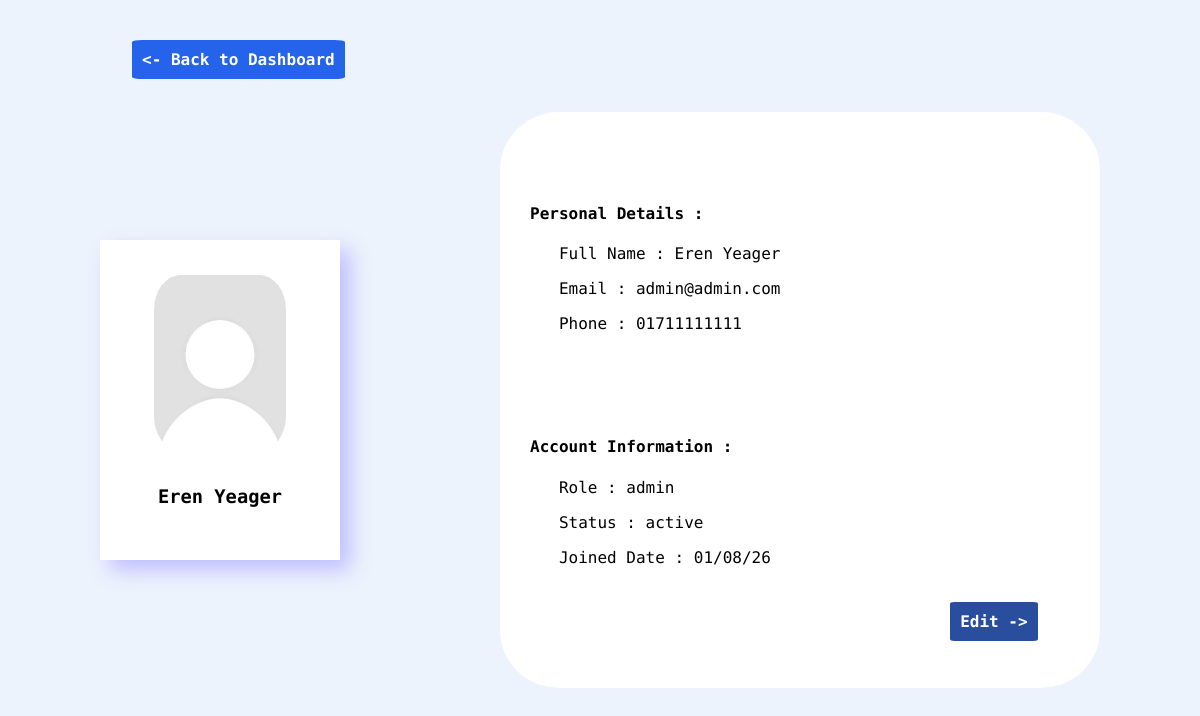
The app's page /profile.php (signed in) with its own data.
### tables this page shows
CREATE TABLE `users` (
  `user_id` int(11) NOT NULL,
  `role_id` int(11) NOT NULL,
  `full_name` varchar(65) NOT NULL,
  `profile_picture` varchar(255) DEFAULT NULL,
  `phone` varchar(12) NOT NULL,
  `email` varchar(100) NOT NULL,
  `user_password` varchar(255) NOT NULL,
  `user_status` enum('active','inactive') DEFAULT 'active',
  `created_at` timestamp NOT NULL DEFAULT current_timestamp()
);

### config/db.config.php (called while the page is built)
<?php
function dbQuery(string $query){
  $host = 'localhost';
  $port = 3308;
  $dbname = 'sme_inventory';
  $username = 'root';
  $password = '';
  $pdo = new PDO("mysql:host={$host};port={$port};dbname={$dbname}",$username,$password,[
    PDO::ATTR_ERRMODE =>  PDO::ERRMODE_EXCEPTION
    ]);
    $stmt = $pdo->prepare($query);
    $stmt->execute();
    $result = $stmt->fetchAll(PDO::FETCH_ASSOC);
    return $result;
  }
  ?>

### profile.php (the view, shortened to what this page needs)
<?php
if (!empty($_SESSION['user_id'])) :
  include __DIR__ . '/views/header.php';
  include __DIR__ . '/config/db.config.php';
  if (!empty($_GET['id'])) {
    $id = (int) $_GET['id'];
  } else {
    $id = (int) $_SESSION['user_id'];
  }
  $result = dbQuery("SELECT * FROM users WHERE users.user_id = {$id}");
?>
  <div class="profile_container">
    <div class="left_side">
      <div class="top">
        <?php if ($result[0]['profile_picture'] != NULL) : ?>
          <img src="uploads/<?= $result[0]['profile_picture'] ?>" alt="pp">
        <?php else :  ?>
          <img src="uploads/default.jpeg" alt="pp">
        <?php endif; ?>
      </div>
      <h3>
        <?php echo $result[0]['full_name'] ?>
      </h3>
    </div>
    <div class="right_side">
      <div class="top">
        <h4>Personal Details :</h4>
        <p>&emsp;&emsp; Full Name : <?= $result[0]['full_name'] ?></p>
        <p>&emsp;&emsp; Email : <?= $result[0]['email'] ?> </p>
        <p>&emsp;&emsp; Phone : <?= $result[0]['phone'] ?></p>
      </div>
      <div class="bottom">
        <h4>Account Information :</h4>
        <p>&emsp;&emsp; Role : <?= $_SESSION['role_name'] ?></p>
        <p>&emsp;&emsp; Status : <?= $result[0]['user_status'] ?> </p>
        <?php $time = strtotime($result[0]['created_at']) ?>
        <p>&emsp;&emsp; Joined Date : <?= date('d/m/y', $time) ?></p>
        <br>
        <div>
          <a class="edit_option" href="edit_profile.php?id=<?= $id ?>">Edit -></a>
        </div>
      </div>
    </div>
    <a class="back_to_dashboard" href="dashboard.php"><- Back to Dashboard</a>
  </div>
<?php else : header('Location: login.php');
  die();
endif; ?>

### styles/style.css (style rules this page uses)
body { background-color: #685c79; font-family: "Roboto Mono", monospace; box-sizing: border-box; margin: 0; border: 0; }
.profile_container { background-color: #edf3fc; height: 100vh; display: flex; justify-content: center; align-items: center; gap: 10rem; }
.profile_container .left_side { width: 20%; height: 40%; background-color: white; display: flex; flex-direction: column; justify-content: center; align-items: center; gap: 1rem; box-shadow: 10px 10px 20px rgb(190, 190, 255); }
.profile_container .right_side { width: 50%; height: 60%; background-color: white; display: flex; flex-direction: column; justify-content: center; align-items: center; gap: 2rem; border-radius: 10%; }
.profile_container .left_side .top { width: 55%; height: 55%; border-radius: 20%; }
.profile_container .left_side .top img { width: 100%; object-fit: cover; height: 100%; border-radius: 20%; }
.profile_container .right_side .top { width: 90%; height: 35%; }
.profile_container .right_side .bottom { width: 90%; height: 35%; }
.profile_container .back_to_dashboard { position: absolute; top: 5%; left: 11%; text-decoration: none; background-color: #2563eb; color: white; font-weight: bold; padding: 10px; border-radius: 5%; transition-duration: 0.3s; }
.profile_container .right_side .bottom div { display: flex; justify-content: right; margin-right: 6%; }
.profile_container .edit_option { text-decoration: none; background-color: #294e9e; color: white; font-weight: bold; padding: 10px; border-radius: 5%; transition-duration: 0.3s; display: inline-block; }

### styles/mac_style.css (style rules this page uses)
@media screen and (min-width: 1200px) and (max-width: 1500px) { .profile_container .right_side { width: 50%; height: 72%; } }

### records on screen
users: full_name "Eren Yeager", email "admin@admin.com", phone "01711111111", user_status "active", created_at "01/08/26"

### other values on screen
$_SESSION['role_name'] "admin"
